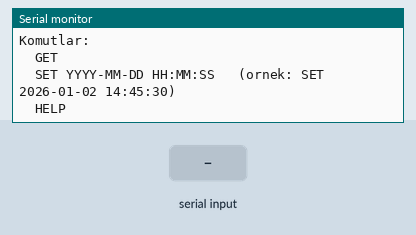
This sketch was run on a simulated Arduino Uno, built with avr-gcc and run on an emulated ATmega328P. Shown: the last lines printed to the serial monitor. Inputs (shaded band) come from the test bench. The local clock reads 2024-03-15 10:24:30 at power-on unless the sketch sets it.

Above: at 1.4 s.
1.5 s: "GET\n" received over Serial
At 2.7 s:
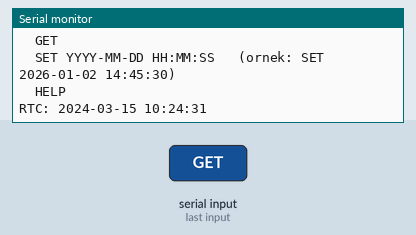
3.0 s: "SET \n" received over Serial
At 3.9 s:
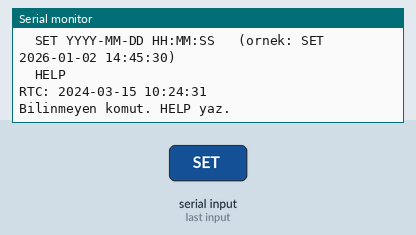
4.5 s: "SET 90\n" received over Serial
At 5.0 s:
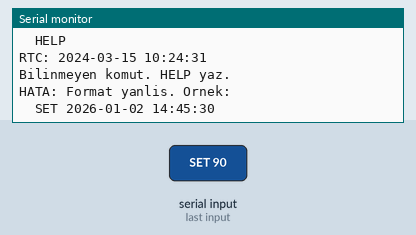

Measured:
- after the input at 1.5 s, the serial monitor: prints a new line at once (image 1)
- after the input at 3.0 s, the serial monitor: prints a new line at once (image 2)
- after the input at 4.5 s, the serial monitor: prints a new line at once (image 3)

The sketch:

RtcDS1302_02.ino
```cpp
#include <ThreeWire.h>
#include <RtcDS1302.h>

// HEM OKUYOR HEM SET ile update ediyor
// Kütüphane: “Rtc by Makuna” (Library Manager’dan bu isimle bulup kurabilirsin)
// Serial Monitor’da “Newline” veya “Both NL & CR” seçili olsun.

ThreeWire myWire(4, 5, 2);  // DAT, CLK, RST  (resimdeki pinlere göre)
RtcDS1302<ThreeWire> Rtc(myWire);

String line;

void setup() {
  Serial.begin(9600);
  delay(200);

  Rtc.Begin();
  Rtc.SetIsWriteProtected(false);
  Rtc.SetIsRunning(true);

  Serial.println("DS1302 RTC Hazir.");
  Serial.println("Komutlar:");
  Serial.println("  GET");
  Serial.println("  SET YYYY-MM-DD HH:MM:SS   (ornek: SET 2026-01-02 14:45:30)");
  Serial.println("  HELP");
}

void loop() {
  // Seri satir oku
  while (Serial.available()) {
    char c = (char)Serial.read();
    if (c == '\n' || c == '\r') {
      if (line.length() > 0) {
        handleCommand(line);
        line = "";
      }
    } else {
      line += c;
      if (line.length() > 80) line.remove(0, line.length());  // taşmayı önle
    }
  }
}

void handleCommand(String cmd) {
  cmd.trim();
  if (cmd.length() == 0) return;

  // Büyük/küçük harf toleransı
  String up = cmd;
  up.toUpperCase();

  if (up == "HELP") {
    Serial.println("Komutlar:");
    Serial.println("  GET");
    Serial.println("  SET YYYY-MM-DD HH:MM:SS   (ornek: SET 2026-01-02 14:45:30)");
    return;
  }

  if (up == "GET") {
    printNow();
    return;
  }

  if (up.startsWith("SET ")) {
    String rest = cmd.substring(4);
    rest.trim();

    int Y, Mo, D, h, m, s;
    if (!parseDateTime(rest, Y, Mo, D, h, m, s)) {
      Serial.println("HATA: Format yanlis. Ornek:");
      Serial.println("  SET 2026-01-02 14:45:30");
      return;
    }

    if (Y < 2000 || Y > 2099 || Mo < 1 || Mo > 12 || D < 1 || D > 31 || h < 0 || h > 23 || m < 0 || m > 59 || s < 0 || s > 59) {
      Serial.println("HATA: Tarih/saat araligi gecersiz.");
      return;
    }

    // Yaz
    Rtc.SetIsWriteProtected(false);
    Rtc.SetIsRunning(true);
    Rtc.SetDateTime(RtcDateTime((uint16_t)Y, (uint8_t)Mo, (uint8_t)D,
                                (uint8_t)h, (uint8_t)m, (uint8_t)s));

    Serial.println("OK: Saat ayarlandi. (GET ile kontrol et)");
    return;
  }


  Serial.println("Bilinmeyen komut. HELP yaz.");
}

bool parseDateTime(const String& str, int& Y, int& Mo, int& D, int& h, int& m, int& s) {
  // Beklenen: "YYYY-MM-DD HH:MM:SS"
  // Sabit pozisyonlardan parse edeceğiz (hızlı + güvenli)
  if (str.length() < 19) return false;
  if (str.charAt(4) != '-' || str.charAt(7) != '-' || str.charAt(10) != ' ' || str.charAt(13) != ':' || str.charAt(16) != ':') return false;

  Y = str.substring(0, 4).toInt();
  Mo = str.substring(5, 7).toInt();
  D = str.substring(8, 10).toInt();
  h = str.substring(11, 13).toInt();
  m = str.substring(14, 16).toInt();
  s = str.substring(17, 19).toInt();

  // toInt() başarısızsa 0 döner; ay=00 vb yakalanacak, ama burada ekstra kontrol ekleyelim
  if (Y == 0 && str.substring(0, 4) != "0000") return false;
  return true;
}

void printNow() {
  RtcDateTime now = Rtc.GetDateTime();

  if (!now.IsValid()) {
    Serial.println("RTC zamani gecersiz (invalid).");
    return;
  }

  char buf[24];
  snprintf(buf, sizeof(buf), "%04u-%02u-%02u %02u:%02u:%02u",
           now.Year(), now.Month(), now.Day(),
           now.Hour(), now.Minute(), now.Second());
  Serial.print("RTC: ");
  Serial.println(buf);
}
```
